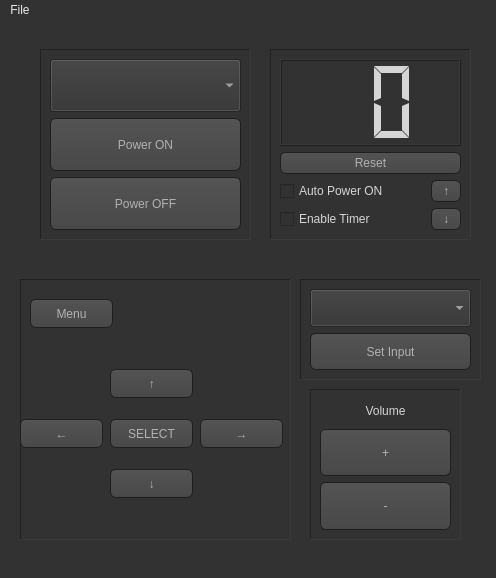
<?xml version="1.0" encoding="UTF-8"?>
<ui version="4.0">
 <class>MainWindow</class>
 <widget class="QMainWindow" name="MainWindow">
  <property name="geometry">
   <rect>
    <x>0</x>
    <y>0</y>
    <width>496</width>
    <height>578</height>
   </rect>
  </property>
  <property name="windowTitle">
   <string>PT-F200U</string>
  </property>
  <property name="styleSheet">
   <string notr="true">
QToolTip
{
     border: 1px solid black;
     background-color: #744da9;
     padding: 1px;
     border-radius: 3px;
     opacity: 100;
}

QWidget
{
	color: #d5d5d5;
    background-color: #323232;
}

QTableWidget
{
    color: #000000;
}

QMenuBar::item
{
    background: transparent;
	color: #e7e7e7;
}

QMenuBar::item:selected
{
    background: transparent;
    border: 1px solid #744da9;
}

QMenuBar::item:pressed
{
    background: #444;
    border: 1px solid #000;
    margin-bottom:-1px;
    padding-bottom:1px;
}

QMenu
{
    
}

QMenu::item
{
    padding: 3px 20px 3px 20px;
	font-size: 18px;
	color: #e7e7e7;
}

QMenu::item:selected
{
	border: 2px solid #744da9;
}

QWidget:disabled
{
    color: #404040;
    background-color: #323232;
}

QAbstractItemView
{
    background-color: QLinearGradient( x1: 0, y1: 0, x2: 0, y2: 1, stop: 0 #4d4d4d, stop: 0.1 #646464, stop: 1 #5d5d5d);
}

QLineEdit
{
    background-color: QLinearGradient( x1: 0, y1: 0, x2: 0, y2: 1, stop: 0 #4d4d4d, stop: 0 #646464, stop: 1 #5d5d5d);
    padding: 1px;
    border-style: solid;
    border: 1px solid #1e1e1e;
    border-radius: 5;
}

QPushButton
{
    color: #b1b1b1;
    background-color: QLinearGradient( x1: 0, y1: 0, x2: 0, y2: 1, stop: 0 #565656, stop: 0.1 #525252, stop: 0.5 #4e4e4e, stop: 0.9 #4a4a4a, stop: 1 #464646);
    border-width: 1px;
    border-color: #1e1e1e;
    border-style: solid;
    border-radius: 6;
    padding: 3px;
    padding-left: 5px;
    padding-right: 5px;
}

QPushButton:hover
{
	border-radius: 6;
	border-width: 2px;
    border-color: #744da9;
    border-style: solid;
}

QPushButton:pressed
{
    background-color: QLinearGradient( x1: 0, y1: 0, x2: 0, y2: 1, stop: 0 #2d2d2d, stop: 0.1 #2b2b2b, stop: 0.5 #292929, stop: 0.9 #282828, stop: 1 #252525);
}


QTextEdit:focus
{
    border: 2px solid QLinearGradient( x1: 0, y1: 0, x2: 0, y2: 1, stop: 0 #744da9, stop: 1 #d7801a);
}

QTextEdit
{
    background-color: #242424;
}

QPlainTextEdit
{
    background-color: #242424;
}

QHeaderView::section
{

    background-color: QLinearGradient(x1:0, y1:0, x2:0, y2:1, stop:0 #303030, stop: 0.5 #303030, stop: 0.6 #303030, stop:1 #000000);
    color: #c2c2c2;
    padding-left: 4px;
    border: 1px solid #000000;
}

QCheckBox:disabled
{
	color: #414141;
}

QCheckBox:hover
{
    border: 1px solid #000000;
}

QDockWidget::title
{
    text-align: center;
    spacing: 3px;
    background-color: QLinearGradient(x1:0, y1:0, x2:0, y2:1, stop:0 #323232, stop: 0.5 #242424, stop:1 #323232);
}

QDockWidget::close-button, QDockWidget::float-button
{
    text-align: center;
    spacing: 1px;
    background-color: QLinearGradient(x1:0, y1:0, x2:0, y2:1, stop:0 #323232, stop: 0.5 #242424, stop:1 #323232);
}

QDockWidget::close-button:hover, QDockWidget::float-button:hover
{
    background: #242424;
}

QDockWidget::close-button:pressed, QDockWidget::float-button:pressed
{
    padding: 1px -1px -1px 1px;
}

QMainWindow::separator
{
    background-color: QLinearGradient(x1:0, y1:0, x2:0, y2:1, stop:0 #161616, stop: 0.5 #151515, stop: 0.6 #212121, stop:1 #343434);
    color: white;
    padding-left: 4px;
    border: 1px solid #4c4c4c;
    spacing: 3px;
}

QMainWindow::separator:hover
{

    background-color: QLinearGradient(x1:0, y1:0, x2:0, y2:1, stop:0 #d7801a, stop:0.5 #b56c17 stop:1 #744da9);
    color: white;
    padding-left: 4px;
    border: 1px solid #6c6c6c;
    spacing: 3px;
}

QToolBar::handle
{
     spacing: 3px;
}

QMenu::separator
{
    height: 2px;
    background-color: QLinearGradient(x1:0, y1:0, x2:0, y2:1, stop:0 #161616, stop: 0.5 #151515, stop: 0.6 #212121, stop:1 #343434);
    color: 744da9;
    padding-left: 4px;
    margin-left: 10px;
    margin-right: 5px;
}

QProgressBar
{
    border: 2px solid grey;
    border-radius: 5px;
    text-align: center;
}

QProgressBar::chunk
{
    background-color: #d7801a;
    width: 2.15px;
    margin: 0.5px;
}

QTabBar::tab {
    color: #b1b1b1;
    border: 1px solid #888888;
    border-bottom-style: none;
    background-color: #323232;
    padding-left: 10px;
    padding-right: 10px;
    padding-top: 3px;
    padding-bottom: 2px;
    margin-right: -1px;
}

QTabWidget::pane {
	border: 1px solid #888888;
    top: 1px;
}

QTabBar::tab:last
{
    margin-right: 0;
    border-top-right-radius: 3px;
}

QTabBar::tab:first:!selected
{
	margin-left: 0px;
	border-top-left-radius: 3px;
}

QTabBar::tab:!selected
{
    color: #b1b1b1;
    border-bottom-style: solid;
    margin-top: 3px;
    background-color: QLinearGradient(x1:0, y1:0, x2:0, y2:1, stop:1 #212121, stop:.4 #343434);
}

QTabBar::tab:!selected:hover
{
    border-top: 2px solid #744da9;
    padding-bottom: 3px;
    border-top-left-radius: 3px;
    border-top-right-radius: 3px;
    background-color: QLinearGradient(x1:0, y1:0, x2:0, y2:1, stop:1 #212121, stop:0.4 #343434, stop:0.2 #343434, stop:0.1 #744da9);
}

QRadioButton::indicator:checked, QRadioButton::indicator:unchecked{
    color: #b1b1b1;
    background-color: #323232;
    border: 1px solid #b1b1b1;
    border-radius: 6px;
}

QRadioButton::indicator:checked
{
    background-color: qradialgradient(
        cx: 0.5, cy: 0.5,
        fx: 0.5, fy: 0.5,
        radius: 1.0,
        stop: 0.25 #ffaa00,
        stop: 0.3 #323232
    );
}

QRadioButton::indicator
{
    border-radius: 6px;
}

QComboBox:on
{
    color: #FFFFFF;
	selection-background-color: #000000;
	background-color: #000000;
}
	</string>
  </property>
  <widget class="QWidget" name="centralwidget">
   <widget class="QFrame" name="frame">
    <property name="geometry">
     <rect>
      <x>40</x>
      <y>30</y>
      <width>211</width>
      <height>191</height>
     </rect>
    </property>
    <property name="frameShape">
     <enum>QFrame::Panel</enum>
    </property>
    <property name="frameShadow">
     <enum>QFrame::Sunken</enum>
    </property>
    <layout class="QVBoxLayout" name="verticalLayout">
     <item>
      <widget class="QComboBox" name="comboBoxPortNames">
       <property name="sizePolicy">
        <sizepolicy hsizetype="Preferred" vsizetype="Preferred">
         <horstretch>0</horstretch>
         <verstretch>0</verstretch>
        </sizepolicy>
       </property>
      </widget>
     </item>
     <item>
      <widget class="QPushButton" name="button_ON">
       <property name="sizePolicy">
        <sizepolicy hsizetype="Minimum" vsizetype="Preferred">
         <horstretch>0</horstretch>
         <verstretch>0</verstretch>
        </sizepolicy>
       </property>
       <property name="text">
        <string>Power ON</string>
       </property>
      </widget>
     </item>
     <item>
      <widget class="QPushButton" name="button_OFF">
       <property name="sizePolicy">
        <sizepolicy hsizetype="Minimum" vsizetype="Preferred">
         <horstretch>0</horstretch>
         <verstretch>0</verstretch>
        </sizepolicy>
       </property>
       <property name="text">
        <string>Power OFF</string>
       </property>
      </widget>
     </item>
    </layout>
   </widget>
   <widget class="QFrame" name="frame_2">
    <property name="geometry">
     <rect>
      <x>300</x>
      <y>260</y>
      <width>181</width>
      <height>101</height>
     </rect>
    </property>
    <property name="frameShape">
     <enum>QFrame::Panel</enum>
    </property>
    <property name="frameShadow">
     <enum>QFrame::Sunken</enum>
    </property>
    <layout class="QVBoxLayout" name="verticalLayout_2">
     <item>
      <widget class="QComboBox" name="comboBoxInput">
       <property name="sizePolicy">
        <sizepolicy hsizetype="Preferred" vsizetype="Preferred">
         <horstretch>0</horstretch>
         <verstretch>0</verstretch>
        </sizepolicy>
       </property>
      </widget>
     </item>
     <item>
      <widget class="QPushButton" name="buttonSetInput">
       <property name="sizePolicy">
        <sizepolicy hsizetype="Minimum" vsizetype="Preferred">
         <horstretch>0</horstretch>
         <verstretch>0</verstretch>
        </sizepolicy>
       </property>
       <property name="text">
        <string>Set Input</string>
       </property>
      </widget>
     </item>
    </layout>
   </widget>
   <widget class="QFrame" name="frame_3">
    <property name="geometry">
     <rect>
      <x>20</x>
      <y>260</y>
      <width>271</width>
      <height>261</height>
     </rect>
    </property>
    <property name="frameShape">
     <enum>QFrame::Panel</enum>
    </property>
    <property name="frameShadow">
     <enum>QFrame::Sunken</enum>
    </property>
    <widget class="QPushButton" name="buttonMenu">
     <property name="geometry">
      <rect>
       <x>10</x>
       <y>20</y>
       <width>83</width>
       <height>29</height>
      </rect>
     </property>
     <property name="text">
      <string>Menu</string>
     </property>
    </widget>
    <widget class="QPushButton" name="buttonUp">
     <property name="geometry">
      <rect>
       <x>90</x>
       <y>90</y>
       <width>83</width>
       <height>29</height>
      </rect>
     </property>
     <property name="text">
      <string>↑</string>
     </property>
    </widget>
    <widget class="QPushButton" name="buttonDown">
     <property name="geometry">
      <rect>
       <x>90</x>
       <y>190</y>
       <width>83</width>
       <height>29</height>
      </rect>
     </property>
     <property name="text">
      <string>↓</string>
     </property>
    </widget>
    <widget class="QPushButton" name="buttonSelect">
     <property name="geometry">
      <rect>
       <x>90</x>
       <y>140</y>
       <width>83</width>
       <height>29</height>
      </rect>
     </property>
     <property name="text">
      <string>SELECT</string>
     </property>
    </widget>
    <widget class="QPushButton" name="buttonLeft">
     <property name="geometry">
      <rect>
       <x>0</x>
       <y>140</y>
       <width>83</width>
       <height>29</height>
      </rect>
     </property>
     <property name="text">
      <string>←</string>
     </property>
    </widget>
    <widget class="QPushButton" name="buttonRight">
     <property name="geometry">
      <rect>
       <x>180</x>
       <y>140</y>
       <width>83</width>
       <height>29</height>
      </rect>
     </property>
     <property name="text">
      <string>→</string>
     </property>
    </widget>
   </widget>
   <widget class="QFrame" name="frame_4">
    <property name="geometry">
     <rect>
      <x>270</x>
      <y>30</y>
      <width>201</width>
      <height>191</height>
     </rect>
    </property>
    <property name="frameShape">
     <enum>QFrame::Panel</enum>
    </property>
    <property name="frameShadow">
     <enum>QFrame::Sunken</enum>
    </property>
    <layout class="QGridLayout" name="gridLayout">
     <item row="4" column="0">
      <widget class="QCheckBox" name="checkBoxTimerEnable">
       <property name="text">
        <string>Enable Timer</string>
       </property>
      </widget>
     </item>
     <item row="3" column="0">
      <widget class="QCheckBox" name="checkBoxAutoPowerOnEnable">
       <property name="text">
        <string>Auto Power ON</string>
       </property>
      </widget>
     </item>
     <item row="4" column="2">
      <widget class="QPushButton" name="buttonTimerDecrease">
       <property name="text">
        <string>↓</string>
       </property>
      </widget>
     </item>
     <item row="3" column="2">
      <widget class="QPushButton" name="buttonTimerIncrease">
       <property name="text">
        <string>↑</string>
       </property>
      </widget>
     </item>
     <item row="0" column="0" rowspan="2" colspan="3">
      <widget class="QLCDNumber" name="timerDisplay">
       <property name="sizePolicy">
        <sizepolicy hsizetype="Expanding" vsizetype="Expanding">
         <horstretch>0</horstretch>
         <verstretch>5</verstretch>
        </sizepolicy>
       </property>
       <property name="digitCount">
        <number>2</number>
       </property>
       <property name="segmentStyle">
        <enum>QLCDNumber::Flat</enum>
       </property>
       <property name="value" stdset="0">
        <double>0.000000000000000</double>
       </property>
       <property name="intValue" stdset="0">
        <number>0</number>
       </property>
      </widget>
     </item>
     <item row="2" column="0" colspan="3">
      <widget class="QPushButton" name="butonResetTimer">
       <property name="sizePolicy">
        <sizepolicy hsizetype="Preferred" vsizetype="Fixed">
         <horstretch>0</horstretch>
         <verstretch>0</verstretch>
        </sizepolicy>
       </property>
       <property name="text">
        <string>Reset</string>
       </property>
      </widget>
     </item>
    </layout>
   </widget>
   <widget class="QFrame" name="frame_5">
    <property name="geometry">
     <rect>
      <x>310</x>
      <y>370</y>
      <width>151</width>
      <height>151</height>
     </rect>
    </property>
    <property name="frameShape">
     <enum>QFrame::Panel</enum>
    </property>
    <property name="frameShadow">
     <enum>QFrame::Sunken</enum>
    </property>
    <layout class="QVBoxLayout" name="verticalLayout_4">
     <item>
      <widget class="QLabel" name="label">
       <property name="sizePolicy">
        <sizepolicy hsizetype="Preferred" vsizetype="Preferred">
         <horstretch>0</horstretch>
         <verstretch>1</verstretch>
        </sizepolicy>
       </property>
       <property name="text">
        <string>Volume</string>
       </property>
       <property name="alignment">
        <set>Qt::AlignCenter</set>
       </property>
      </widget>
     </item>
     <item>
      <widget class="QPushButton" name="buttonVolumeUp">
       <property name="sizePolicy">
        <sizepolicy hsizetype="Minimum" vsizetype="Preferred">
         <horstretch>0</horstretch>
         <verstretch>2</verstretch>
        </sizepolicy>
       </property>
       <property name="text">
        <string>+</string>
       </property>
      </widget>
     </item>
     <item>
      <widget class="QPushButton" name="buttonVolumeDown">
       <property name="sizePolicy">
        <sizepolicy hsizetype="Minimum" vsizetype="Preferred">
         <horstretch>0</horstretch>
         <verstretch>2</verstretch>
        </sizepolicy>
       </property>
       <property name="text">
        <string>-</string>
       </property>
      </widget>
     </item>
    </layout>
   </widget>
  </widget>
  <widget class="QMenuBar" name="menubar">
   <property name="geometry">
    <rect>
     <x>0</x>
     <y>0</y>
     <width>496</width>
     <height>25</height>
    </rect>
   </property>
   <widget class="QMenu" name="menuFile">
    <property name="title">
     <string>File</string>
    </property>
    <addaction name="actionOpen_Settings"/>
   </widget>
   <addaction name="menuFile"/>
  </widget>
  <widget class="QStatusBar" name="statusbar"/>
  <action name="actionOpen_Settings">
   <property name="text">
    <string>Open Settings</string>
   </property>
  </action>
 </widget>
 <resources/>
 <connections/>
</ui>
